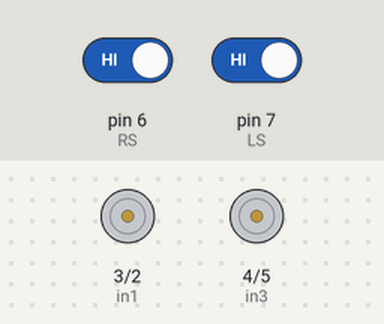
A sketch run on a simulated Arduino Uno, built with avr-gcc and run on an emulated ATmega328P. Shown: motor-driver pin pairs drawn as motors (green arrow = first pin HIGH = forward, orange = second pin HIGH = backward, longer = more drive, scaled by the enable pin). The inputs (shaded band) are chosen by the test bench; at power-on: pin 6 (RS) HIGH, pin 7 (LS) HIGH.

Above: at 1.2 s.
1.3 s: pin 6 (RS) driven LOW
At 2.1 s:
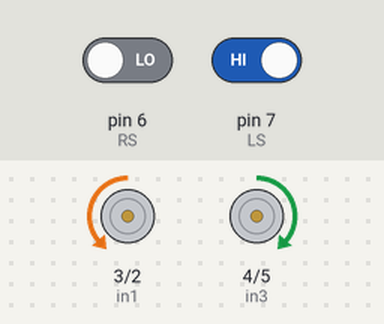
2.8 s: pin 7 (LS) driven LOW
At 3.2 s:
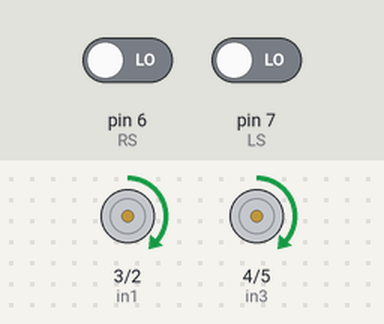
4.3 s: pin 6 (RS) driven HIGH
At 5.6 s:
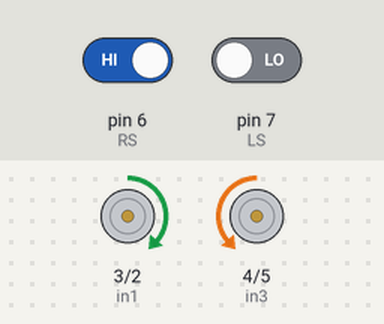
Timing chart, 0 to 7.3 s (numbered marks = the images above; inputs shaded):
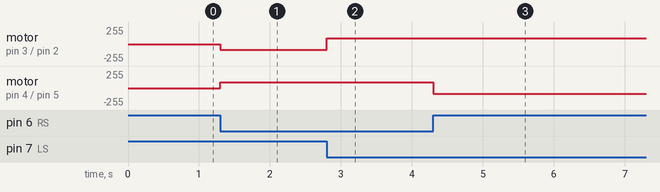

The sketch:

line_tracking.ino
```cpp
#define LS 7
#define RS 6
int lsensor;
int rsensor;
int enA = 9;
int enB = 10;
 int in1 = 3;
 int in2 = 2;

 int in3 = 4;
 int in4 = 5;

  void FWD(void){
analogWrite(enA,85);

analogWrite( enB , 85 );

digitalWrite(in1, HIGH);
digitalWrite(in2, LOW);

digitalWrite(in3, HIGH);
digitalWrite(in4, LOW);
  }


void Left (void){


analogWrite( enA , 85);

analogWrite( enB ,85);
digitalWrite(in1, LOW);
digitalWrite(in2, HIGH);

digitalWrite(in3, HIGH);
digitalWrite(in4, LOW);

    }
  void Right (void){
    analogWrite( enA , 85);

analogWrite( enB , 85);

digitalWrite(in1, HIGH);
digitalWrite(in2, LOW);

digitalWrite(in3, LOW);
digitalWrite(in4, HIGH);
  }

void setup() {
pinMode(LS,INPUT);
pinMode(RS,INPUT);

Serial.begin(9600);
pinMode(in1, OUTPUT);
pinMode(in2, OUTPUT);

pinMode(in3, OUTPUT);
pinMode(in4, OUTPUT);
pinMode(enB, OUTPUT);
pinMode(enA, OUTPUT);
}

void loop() {
lsensor=digitalRead(LS);
rsensor=digitalRead(RS);

if((lsensor==LOW)&&(rsensor==LOW))
{ FWD(); }
else if ((lsensor==LOW)&&(rsensor==HIGH))
{ Right (); }
else if ((lsensor==HIGH)&&(rsensor==LOW))
{ Left(); }
}
```

Measured:
- after the input at 1.3 s, motor on pin 3 (in1) / pin 2 (in2): stopped → backward 85/255 at once; motor on pin 4 (in3) / pin 5 (in4): stopped → forward 85/255 at once
- after the input at 2.8 s, motor on pin 3 (in1) / pin 2 (in2): backward 85/255 → forward 85/255 at once
- after the input at 4.3 s, motor on pin 4 (in3) / pin 5 (in4): forward 85/255 → backward 85/255 at once
